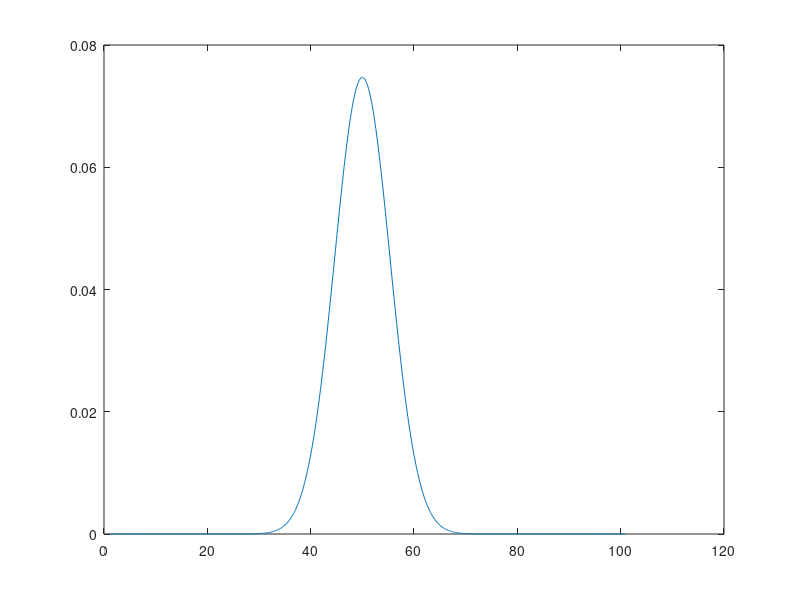

MATLAB code to generate this figure: (Note: this script raises an error after producing the figure.)
clear all

S1208596f = [48 48 51];
S4842965f = [50 51 51];
S5800904f = [45 48 51];
S5814465f = [51 51 50];
S6259598f = [45 47 45];
S7169829f = [52 53 53];
S7690291f = [49 48 49];
S8907521f = [50 49 28];
S8627107f = [45 55 56];
S9823032f = [45 50 47];

S1208596 = [50 52 50 52];
S4842965 = [51 51];
S5800904 = [45 50 47 47 49 50];
S5814465 = [45 50 47 50];
S6259598 = [43 42 40 43];
S7169829 = [52 53 51 52];
S7690291 = [46 48 45 45];
S8907521 = [50 48 50 47];
S8627107 = [45 47 40 47];
S9823032 = [50 47 47 47 51 48];

means = round([mean(S1208596) mean(S4842965) mean(S5800904) mean(S5814465(2:end))...
    mean([S6259598(1:2) S6259598(4)]) mean(S7169829) mean(S7690291(1:3)) mean(S8907521(1:3))...
    mean([S8627107(1:2) S8627107(4)]) mean(S9823032)]);


means_w_fpositive = round([mean(S1208596) mean(S4842965) mean(S5800904) mean(S5814465)...
    mean(S6259598) mean(S7169829) mean(S7690291) mean(S8907521)...
    mean(S8627107) mean(S9823032)]);

means_used = [51 51 48 48 43 52 46 49 46 48]
%%

init = [48 50.7 52 46 49 51 50 53.3];
fam =  [49 50.7 48 50.7 45.7 52.7 49.7 49 52 47.3];
bier = [51 51 48 48 42 52 46 48.8 44.8 48.3];
total = [init fam bier];
B = unique(total);

x = [1:0.1:101-0.1];

figure(1)
mu = mean(init);
vari = var(init);
fi = (1/sqrt(2*pi*vari^2))*exp(-(((x-mu).^2)/(2*vari^2)));
ci = cdf('Normal',x,mu,sqrt(vari));
plot(x,fi)
hold on
histogram(init, 8,'Normalization','probability')
xlabel('mean [\mu]')
grid on
legend('Initail','Location','northeast')
set(gca,'fontsize',12)

figure(2)
mu = mean(fam);
vari = var(fam);
ff = (1/sqrt(2*pi*vari^2))*exp(-(((x-mu).^2)/(2*vari^2)));
cf = cdf('Normal',x,mu,sqrt(vari));
plot(x,ff)
hold on
histogram(fam, 9,'Normalization','probability')
xlabel('mean [\mu]')
ylabel('Probability')
grid on
legend('Familiarisation of BIER','Location','northeast')
set(gca,'fontsize',12)

figure(3)
mu = mean(bier);
vari = var(bier);
fb = (1/sqrt(2*pi*vari^2))*exp(-(((x-mu).^2)/(2*vari^2)));
cb = cdf('Normal',x,mu,sqrt(vari));
plot(x,fb)
hold on
histogram(bier, 8,'Normalization','probability')
xlabel('mean [\mu]')
ylabel('Probability')
grid on
legend('BIER','Location','northeast')
set(gca,'fontsize',12)

figure(4)
mu = mean(total);
vari = var(total);
fb = (1/sqrt(2*pi*vari^2))*exp(-(((x-mu).^2)/(2*vari^2)));
ct = cdf('Normal',x,mu,sqrt(vari));
 plot(x,fb)
 hold on
histogram(total, length(B),'Normalization','probability');
 xlabel('mean [\mu]')
 ylabel('Probability')
 grid on
 legend('BIER','Location','northeast')
 set(gca,'fontsize',12)

 %%
 figure(5)
boxplot(total, 'orientation', 'horizontal')
 xlabel('mean [\mu]')
 %ylabel('Probability')
 grid on
 grid minor
 %legend('BIER','Location','northeast')
 set(gca,'fontsize',12)
 

 %%
 corr = ct/10;
 init = [48 50.7 52 46 49 51 50 53.3]*10;
fam =  [49 50.7 48 50.7 45.7 52.7 49.7 49 52 47.3]*10;
bier = [51 51 48 48 42 52 46 48.8 44.8 48.3]*10;
total = [init fam bier];

 
y = zeros(1,1000);
for h =1:1000
    for g=1:length(total)
        if h == total(g)
          y(h) = y(h)+(1/length(total));
        end
    end
end
 
plot(y)
hold on
plot(corr);
sum(y)
sum(corr)

err = immse(y,corr)
